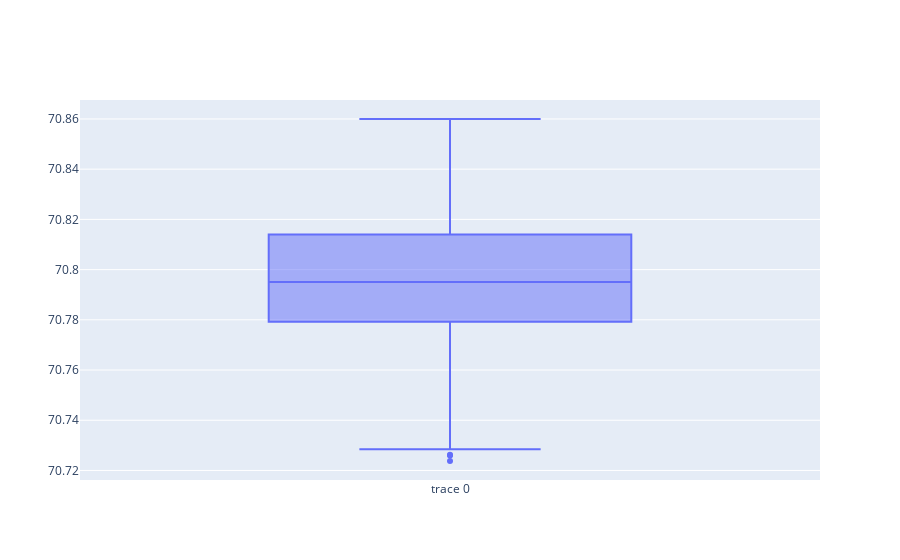

The notebook cell saved with this chart:
### Code cell
import plotly.graph_objs as go
box = go.Box(y=df2['average_percent_memory_used'], boxpoints='outliers')
fig = go.Figure(data=[box])
fig.show()

### Figure 1 — Plotly figure (JSON) as saved in the notebook; plotly's stock layout.template omitted (floating-point values rounded to 4 significant figures; data arrays with more than 128 entries replaced by an {"elided": "..."} marker saying what was removed)
{"data": [{"boxpoints": "outliers", "type": "box", "y": {"elided": "332 float values"}}], "layout": {}}
